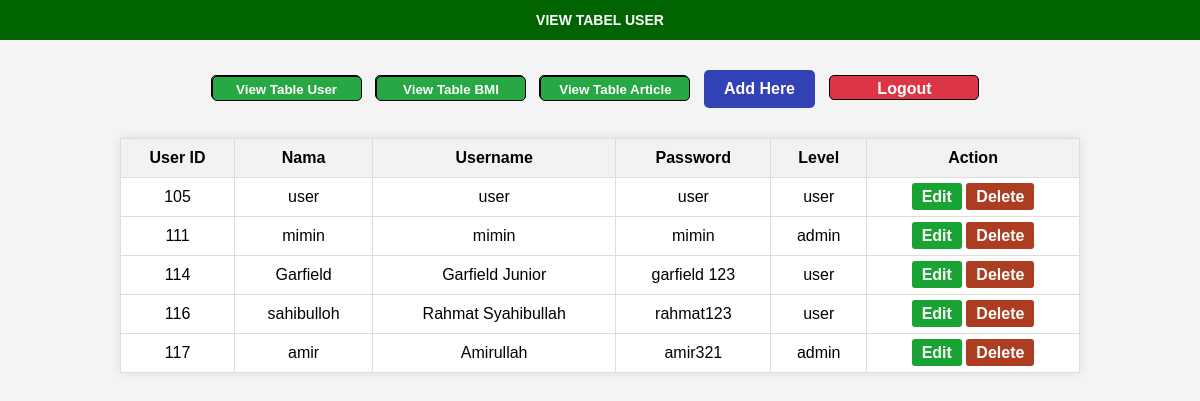
/admin/index.php, run on an earlier commit of the app's database.
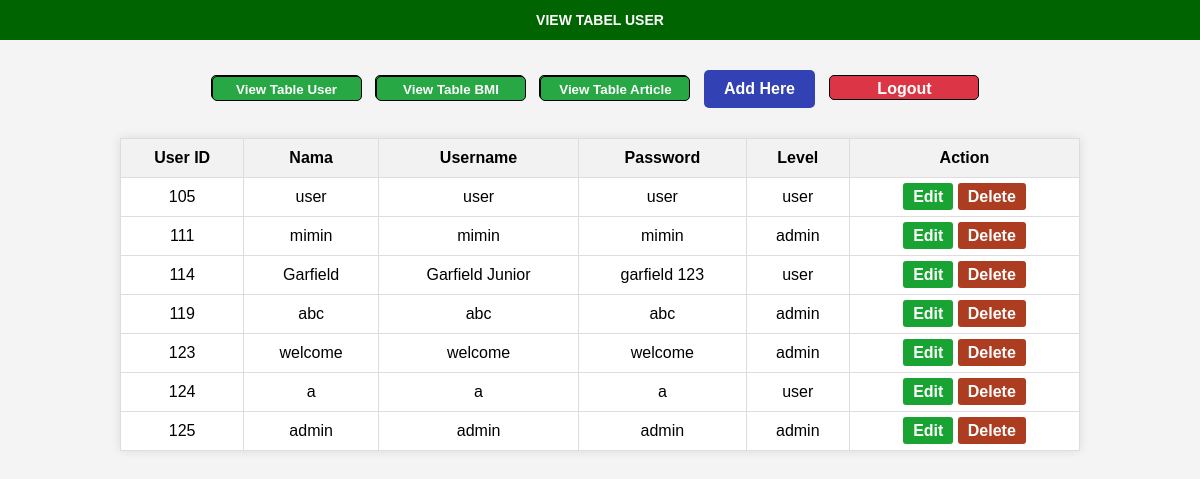
And on a later commit of the database.
### tables this page shows
CREATE TABLE `user` (
  `user_ID` int(11) NOT NULL,
  `nama` varchar(100) DEFAULT NULL,
  `username` varchar(100) DEFAULT NULL,
  `password` varchar(100) DEFAULT NULL,
  `level` varchar(10) DEFAULT NULL
);

### admin/index.php (the view, shortened to what this page needs)
<?php
include ("../koneksi.php");
$query = "SELECT * FROM user";
$sql = mysqli_query($conn, $query);
?>
<!DOCTYPE html>
<html lang="en">
<head>
</head>
<body>
    <header class="header">VIEW TABEL USER</header>
    <div class="button-container">
        <a class="page" href="index.php"><button>View Table User</button></a>
        <a class="page" href="bmicrud.php"><button>View Table BMI</button></a>
        <a class="page" href="articleindex.php"><button>View Table Article</button></a>
        <a href="edit.php" class="create-btn">Add Here</a>
        <a href="../index.php" class="logout-btn">Logout</a>
    </div>
    <table>
        <tr>
            <th>User ID</th>
            <th>Nama</th>
            <th>Username</th>
            <th>Password</th>
            <th>Level</th>
            <th>Action</th>
        </tr>
        <?php
            while ($hasil = mysqli_fetch_assoc($sql)) {
        ?>
        <tr>
            <td><?php echo $hasil['user_ID']?></td>
            <td><?php echo $hasil['nama']?></td>
            <td><?php echo $hasil['username']?></td>
            <td><?php echo $hasil['password']?></td>
            <td><?php echo $hasil['level']?></td>
            <td>
                <a href="edit.php?ubah=<?php echo $hasil['user_ID']?>" class="action-btn edit">Edit</a>
                <a href="proses.php?delete=<?php echo $hasil['user_ID']?>" class="action-btn delete" onclick="return confirm('Are you sure?')">Delete</a>
            </td>
        </tr>
        <?php
            }
        ?>
    </table>
</body>
</html>

What changed in the data, as far as the page shows it:
removed user: user_ID "116", nama "sahibulloh", username "Rahmat Syahibullah", password "rahmat123", level "user"
removed user: user_ID "117", nama "amir", username "Amirullah", password "amir321", level "admin"
added user: user_ID "119", nama "abc", username "abc", password "abc", level "admin"
added user: user_ID "123", nama "welcome", username "welcome", password "welcome", level "admin"
added user: user_ID "124", nama "a", username "a", password "a", level "user"
added user: user_ID "125", nama "admin", username "admin", password "admin", level "admin"
